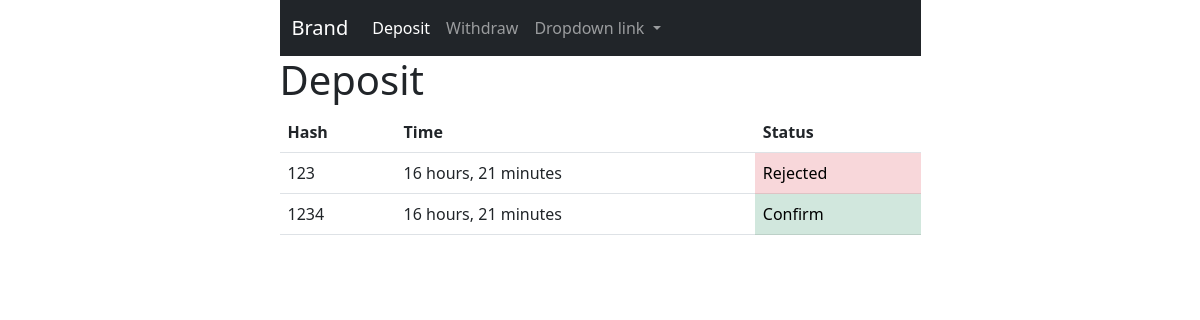
The app's page /deposit (signed in) with its own data.
### financial/models.py (models this page shows, shortened)
class Deposit(models.Model):
    user = models.ForeignKey(User, on_delete=models.CASCADE)
    date = models.DateTimeField(verbose_name="Date", auto_now_add=True, null=True)
    hash = models.CharField(max_length=1000, verbose_name='Transaction HASH or TXID', null=True, blank=True,
                            unique=True)
    is_approved = models.BooleanField(default=False)
    is_decline = models.BooleanField(default=False)
    objects = DepositManager()

### financial/views.py (the view, shortened to what this page needs)
# urls.py: path('deposit', deposit, name='deposit'),
@login_required(login_url='/login')
def deposit(request):
    deposit_form = DepositForm(request.POST or None)
    is_deposit_exist_approved = Deposit.objects.is_deposit_exist_approved(request.user)
    deposit_exist = Deposit.objects.filter(user__email=request.user).exists()
    deposit_list = Deposit.objects.filter(user__email=request.user)
    context = {
        'is_deposit_exist_approved': is_deposit_exist_approved,
        'deposit_form': deposit_form,
        'deposit_exist': deposit_exist,
        'deposit_list': deposit_list,
    }
    return render(request, 'financial/deposit.html', context)

### financial/models.py (called while the page is built)
    def is_deposit_exist_approved(self, user):
        deposit_list = Deposit.objects.filter(user__email=user)
        for deposit in deposit_list:
            if not deposit.is_approved and not deposit.is_decline:
                return True
            if deposit.is_approved:
                return True
        return False

### users/models.py (called while the page is built)
    def __str__(self):
        return self.email

### templates/financial/deposit.html (shortened to what this page needs)
{% extends 'shared/base.html' %}
{% load widget_tweaks %}
{% block content %}
    <h1>Deposit</h1>
    {% if deposit_exist %}
        <table class="table">
            <thead>
            <tr>
                <th scope="col">Hash</th>
                <th scope="col">Time</th>
                <th scope="col">Status</th>
            </tr>
            </thead>
            <tbody>
            {% for deposit in deposit_list %}
                <tr>
                    <td>{{ deposit.hash|truncatechars:5 }}</td>
                    <td>{{ deposit.date|timesince }}</td>
                    {% if deposit.is_approved and not deposit.is_decline %}
                        <td class="table-success">Confirm</td>
                    {% elif not deposit.is_approved and deposit.is_decline %}
                        <td class="table-danger">Rejected</td>
                    {% else %}
                        <td class="table-warning">Waiting</td>
                    {% endif %}
                </tr>
            {% endfor %}
            </tbody>
        </table>
    {% endif %}
{% endblock %}

### records on screen
Deposit: hash "123", date "16 hours, 21 minutes", is_approved "Rejected"
Deposit: hash "1234", date "16 hours, 21 minutes", is_approved "Confirm"
